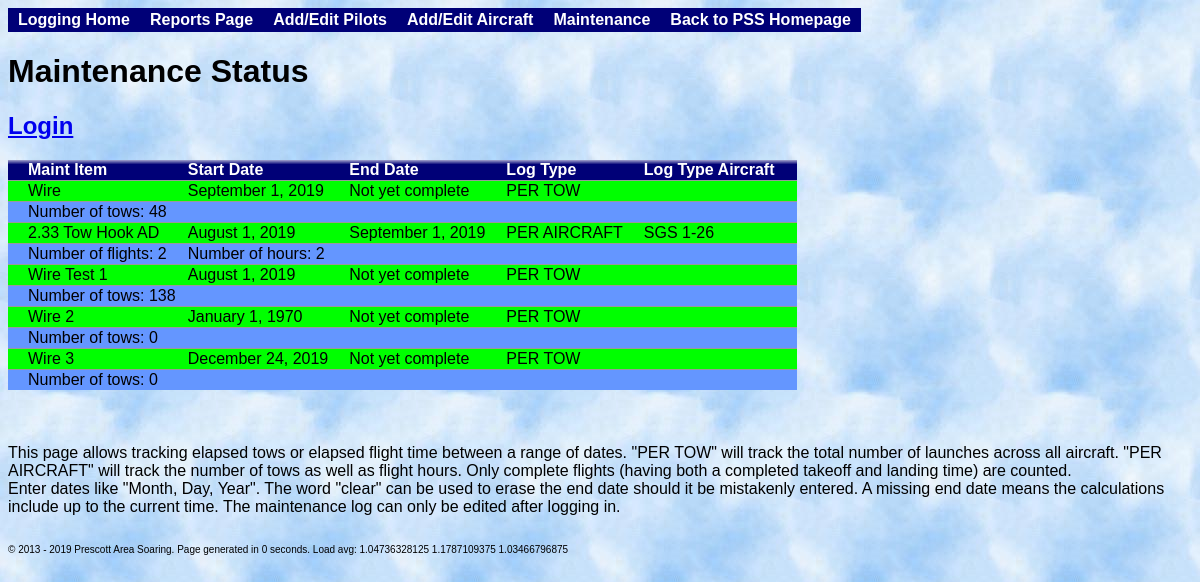
The app's page /index.php?maintenance with its own data.
### tables this page shows
CREATE TABLE maintenance(ID INTEGER PRIMARY KEY NOT NULL, maintItem TEXT, startTime INTEGER, endTime INTEGER, logType TEXT, logAircraft INTEGER);

### SoaringLogBase.php (called while the page is built, shortened)
<?php
    class SoaringLogBase {
        private static $instance;
        private $dbDir = 'sqlite:db.sqlite';
        private $flightLogTable = "flightLog";
        private $maintTable = "maintenance";
        public $dbObj;
        public static function GetInstance() {
            if(!self::$instance) {
                self::$instance = new self();
            }
            return self::$instance;
        }
        public function OpenDatabase() {
            try {
                $this->dbObj = new PDO($this->dbDir) or die("Cannot open the database");
            }
            catch(Exception $e) {
                die("Oops, couldn't open the database :( $e");
            }
        }
        public function GetFlightLogTable() {
            return $this->flightLogTable;
        }
        public function GetMaintTable() {
            return $this->maintTable;
        }
        public function GetAircraft($showNotAvail = false) {
            if($showNotAvail)
                $query = "SELECT * FROM aircraft;";
            else
                $query = "SELECT * FROM aircraft WHERE IsAvailable='available' OR ID=0;";
            $result = $this->dbObj->query($query);
            $planes = array( );
            while($row = $result->fetch(PDO::FETCH_BOTH)) {
                $planes[$row['ID']] = $row['Name'];
            }
            return $planes;
        }
    }
?>

### maintenance.php (the view, shortened to what this page needs)
<h1>Maintenance Status</h1>
<?php
include("SoaringLogBase.php");
$thisFile = "index.php?maintenance";
$loggedIn = False;
if ( isset( $_SESSION['loggedin'] ) ) {
    $loggedIn = True;
    print("<h2><a href=\"auth.php?logout=1&origin=maintenance\">Logout</a></h2>");
}
else {
    print("<h2><a href=\"auth.php?origin=maintenance\">Login</a></h2>");
}
$logbase = SoaringLogBase::GetInstance();
$database = $logbase->dbObj;
$tableName = $logbase->GetMaintTable();
$query = "SELECT * FROM $tableName ORDER BY ID;";
if($result = $database->query($query)) {
    echo("<table id=\"maintLogTable\" >");
    echo("<tr class=\"Head\"><td>Maint Item</td><td>Start Date</td><td>End Date</td><td>Log Type</td><td>Log Type Aircraft</td><td></td></tr>\n");
    while($row = $result->fetch(PDO::FETCH_BOTH)) {
        $editMe = 0;
        if($editMe) {
            echo("<tr id=\"row{$row['ID']}\" class=\"IncompleteEntry\"><form id=\"form{$row['ID']}\" name=\"loggingUpdate\" action=\"{$thisFile}\" method=\"POST\"> ");
            $entryComplete = false;
        }
        else {
            echo("<tr class=\"CompleteEntry\">");
        }
        if($editMe) {
            echo("<td>");
            echo("<input type=\"text\" name=\"maintItem\" value=\"{$row['maintItem']}\" id=\"maintItem{$row['ID']}\"/>");
            echo "</td>";
        }
        else
            echo("<td>{$row['maintItem']}</td>");
        if($editMe) {
            echo("<td>");
            $storedStartTime = date("F j, Y", $row['startTime']);
            echo("<input type=\"text\" name=\"startTime\" value=\"{$storedStartTime}\" id=\"startTime{$row['ID']}\"/>");
            echo "</td>";
        }
        else {
            $formattedStartTime = date("F j, Y", $row['startTime']);
            echo("<td>{$formattedStartTime}</td>");
        }
        if($editMe) {
            echo("<td>");
            $storedEndTime = date("F j, Y", $row['endTime']);
            echo("<input type=\"text\" name=\"endTime\" value=\"{$storedEndTime}\" id=\"endTime{$row['ID']}\"/>");
            echo "</td>";
        }
        else {
            if ($row['endTime']) {
                $formattedStartTime = date("F j, Y", $row['endTime']);
                echo("<td>{$formattedStartTime}</td>");
            }
            else {
                echo("<td>Not yet complete</td>");
            }
        }
        if($editMe) {
            echo("<td>");
            echo $logbase->PrintMaintLogTypes($row['logType']);
            echo "</td>";
        }
        else
            echo("<td>{$row['logType']}</td>");
        if($row['logType'] == "PER AIRCRAFT")
        {
            if($editMe) {
                echo("<td>");
                echo $logbase->PrintAircraft($row['logAircraft']);
                echo "</td>";
            }
            else
            {
                $acList = $logbase->GetAircraft();
                echo("<td>{$acList[$row['logAircraft']]}</td>");
            }
        }
        else
        {
            echo "<td></td>";
        }
        if($editMe) {
            echo "<td><input type=\"hidden\" name=\"maintID\" value=\"{$row['ID']}\"/><input type=\"submit\" value=\"Update...\" /></form></td></tr>";
        }
        else {
            if($loggedIn) {
                echo "<td><center><button name=\"modify\" class=\"modify\" onClick=\"window.location.href='{$thisFile}&maintID={$row['ID']}&modified=1'; \" />";
                echo "</center></td></tr>\n";
            }
            else {
                echo "<td></td></tr>\n";
            }
        }
        if ($row['logType'] == "PER AIRCRAFT")
        {
            $tableName = $logbase->GetFlightLogTable();
            $endTime = $row['endTime'];
            $query = "SELECT * FROM '$tableName' WHERE takeoffTime IS NOT NULL AND takeoffTime >= '{$row['startTime']}' AND takeoffTime <= '$endTime' AND aircraft == '{$row['logAircraft']}';";
            $acResult = $database->query($query);
            $flightCount = 0;
            $totalTime = 0;
            while($row = $acResult->fetch(PDO::FETCH_BOTH))
            {
                if($row['takeoffTime'] && $row['landingTime'])
                {
                    $flightCount = $flightCount + 1;
                    $totalTime += $row['landingTime'] - $row['takeoffTime'];
                }
            }
            $totalTime = round($totalTime / 3600, 1);
            echo "<tr class=\"IncompleteEntry\">";
            echo "<td>Number of flights: $flightCount</td>";
            echo "<td colspan=\"5\">Number of hours: $totalTime </td>  </tr>\n";
        }
        else
        {
            $tableName = $logbase->GetFlightLogTable();
            $endTime = $row['endTime'];
            $query = "SELECT count(*) FROM '$tableName' WHERE takeoffTime IS NOT NULL AND takeoffTime >= '{$row['startTime']}' AND takeoffTime <= '$endTime';";
            $tows = $database->query($query)->fetchColumn();
            echo "<tr class=\"IncompleteEntry\"><td colspan=\"6\">Number of tows: $tows</td>  </tr>\n";
        }
    }
    echo("</table><br><br><br>");
}
else
    print("Failed to execute query!!!");
?>
This page allows tracking elapsed tows or elapsed flight time between a range of dates. "PER TOW" will track the total number of launches across all aircraft. "PER AIRCRAFT" will track the number of tows as well as flight hours. Only complete flights (having both a completed takeoff and landing time) are counted.
<br>
Enter dates like "Month, Day, Year". The word "clear" can be used to erase the end date should it be mistakenly entered. A missing end date means the calculations include up to the current time. The maintenance log can only be edited after logging in.
<br>
<br>

### style.css (style rules this page uses)
table, td, th { font-family: Verdana, Arial; font-size: 16px; border: 0px solid black; border-collapse:collapse; padding-left: 20px; }
body { font-family: Verdana, Arial; font-size: 16px; background-image: url(img/Clouds.jpg); }
tr.IncompleteEntry { background-color: #6496FF; border-top: 1px solid #999999; }
tr.CompleteEntry { background-color: #00FF00; border-top: 1px solid #999999; }
th, tr.Head { color: #FFFFFF; background-color: #000077; background-image: url('img/grad_white.png'); background-position: 0px -3px; background-repeat: repeat-x; vertical-align: bottom; padding-left: 20px; padding-right: 3px; font-family: Verdana, Arial; font-size: 14px; font-weight: bold; }

### records on screen
maintenance: maintItem "Wire", startTime "September 1, 2019", shows "Not yet complete", logType "PER TOW", tows "48"
maintenance: maintItem "2.33 Tow Hook AD", startTime "August 1, 2019", endTime "September 1, 2019", logType "PER AIRCRAFT", logAircraft "SGS 1-26", flightCount "2", totalTime "2"
maintenance: maintItem "Wire Test 1", startTime "August 1, 2019", endTime "Not yet complete", logType "PER TOW", tows "138"
maintenance: maintItem "Wire 2", startTime "January 1, 1970", endTime "Not yet complete", logType "PER TOW", tows "0"
maintenance: maintItem "Wire 3", startTime "December 24, 2019", endTime "Not yet complete", logType "PER TOW", tows "0"

### other values on screen
$time "0"
$oneMinLoad "1.04736328125"
$fiveMinLoad "1.1787109375"
$fifteenMinLoad "1.03466796875"
